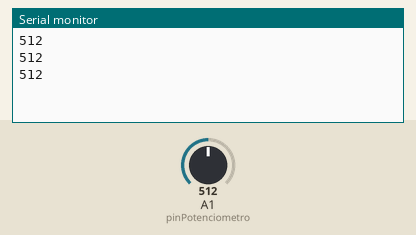
Recording of a sketch running on a simulated Arduino Uno, built with avr-gcc and run on an emulated ATmega328P. On the bench: the last lines printed to the serial monitor. The inputs (shaded band) are chosen by the test bench; at power-on: A1 (pinPotenciometro) = 512.

Above: at 1.3 s.
1.4 s: A1 (pinPotenciometro) set to 716
At 1.9 s:
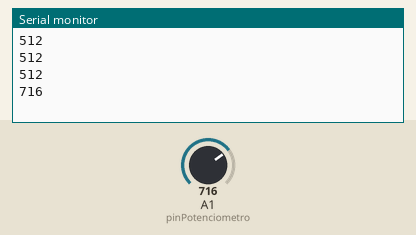
2.9 s: A1 (pinPotenciometro) set to 900
At 3.4 s:
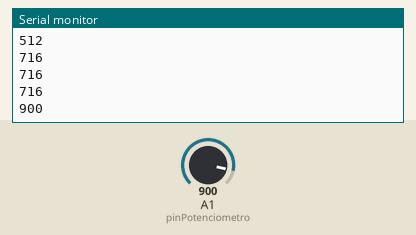
Timing chart, 0 to 5.9 s (numbered marks = the images above; inputs shaded):
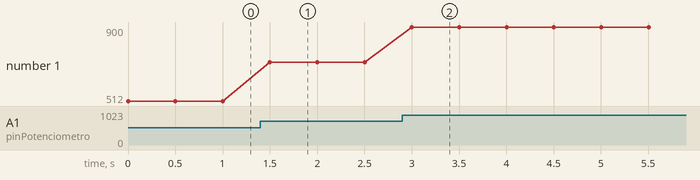

Measured:
- after the input at 1.4 s, the serial monitor: prints a new line after 0.10 s (image 1)
- after the input at 2.9 s, the serial monitor: prints a new line after 0.10 s (image 2)
- plotted number 1: 512 → 716 after the input at 1.4 s, 716 → 900 after the input at 2.9 s

The sketch:

sketch.ino
```cpp
const int pinPotenciometro = A1; // Definir el pin del potenciómetro
int valorPotenciometro = 0; // Variable para almacenar el valor leído

void setup() {
  Serial.begin(9600); // Inicializar la comunicación serie
}

void loop() {
  valorPotenciometro = analogRead(pinPotenciometro); // Leer valor del potenciómetro
  Serial.println(valorPotenciometro); // Imprimir valor en el monitor serie
  delay(500); // Esperar medio segundo
}
```
